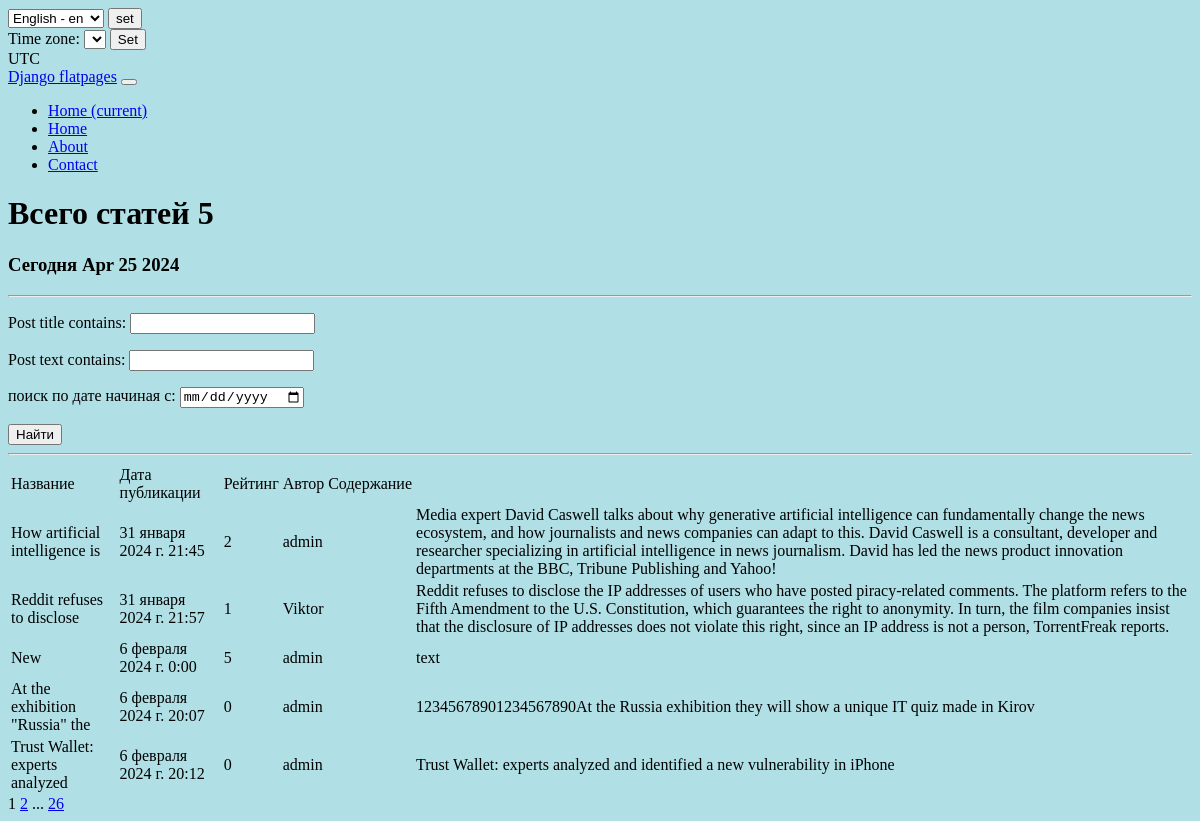
The page /news/search/ on the database as committed earlier.
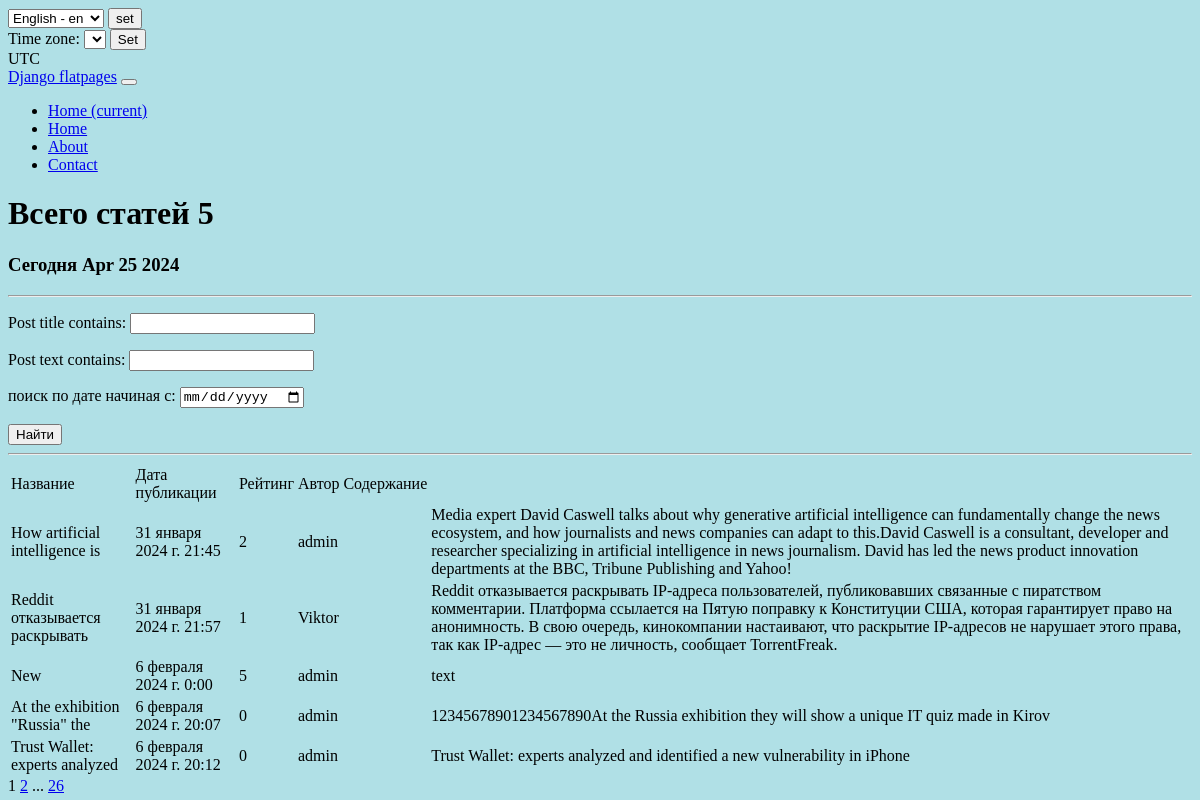
The same page on the database as committed later.
### news/models.py (models this page shows, shortened)
class Post(models.Model):
    arcticle = 'AR'
    news = 'NW'
    TYPE = [(arcticle, _('Arcticle')), (news, _('News'))]
    post_author = models.ForeignKey(Author, on_delete=models.CASCADE, )
    post_choice = models.CharField(max_length=2,
                                   choices=TYPE,
                                   default=news)
    post_date = models.DateTimeField(auto_now_add=True)
    post_category = models.ManyToManyField('Category', through='PostCategory')
    post_title = models.CharField(max_length=30)
    post_text = models.TextField()
    post_rating = models.IntegerField(default=0)

class Author(models.Model):
    user = models.OneToOneField(User, on_delete=models.CASCADE)
    author_rating = models.IntegerField(default=0)
    def __str__(self):
        return self.user.username

### news/views.py (the view)
# urls.py: path('search/', PostSearch.as_view(), name='post_search'),
class PostSearch(ListView):  # поиск поста
    model = Post
    template_name = 'article_search.html'
    context_object_name = 'post_news'
    paginate_by = 5
    def get_queryset(self):  # получаем обычный запрос
        queryset = super().get_queryset()  # используем наш класс фильтрации
        self.filterset = PostFilter(self.request.GET, queryset)
        return self.filterset.qs
    def get_context_data(self, **kwargs):
        context = super().get_context_data(**kwargs)
        context['filterset'] = self.filterset
        return context

### news/templatetags/custom_filters.py (called while the page is built)
@register.filter()
def cenzor(value):
    badwords = ["искусственный"]
    splitwords = value.split()
    for i in range(len(splitwords)):
        if splitwords[i] in badwords:
            firstletter = splitwords[i][0]
            newvalue=firstletter +"*"*(len(splitwords[i])-1)
            splitwords[i] = newvalue
    result = " ".join(splitwords)
    return f'{result}'

### news/templatetags/custom_tags.py (called while the page is built)
@register.simple_tag()
def current_time(format_string='%b %d %Y'):
   return datetime.utcnow().strftime(format_string)

@register.simple_tag(takes_context=True)
def url_replace(context, **kwargs):
   d = context['request'].GET.copy()
   for k, v in kwargs.items():
       d[k] = v
   return d.urlencode()

### templates/article_search.html (shortened to what this page needs)
{% extends 'flatpages/default.html' %}
{% load custom_filters %}
{% load custom_tags %}
{% block content %}
   <h1>Всего статей {{ post_news.count }} </h1>
   <h3>Сегодня {% current_time '%b %d %Y' %}</h3>
   <hr>
   <form action="" method="get">
       {{ filterset.form.as_p }}
       <input type="submit" value="Найти" />
   </form>
   <hr>
   {% if post_news %}
       <table>
           <tr>
               <td>Название</td>
               <td>Дата публикации</td>
               <td>Рейтинг</td>
               <td>Автор</td>
               <td>Содержание</td>
           </tr>
           {% for product in post_news %}
           <tr>
               <td>{{ product.post_title }}</td>
               <td>{{ product.post_date }}</td>
               <td>{{ product.post_rating }}</td>
               <td>{{ product.post_author}}</td>
               <td>{{ post_detail.post_category }}</td>
               <td>{{ product.post_text|cenzor }}</td>
           </tr>
           {% endfor %}
       </table>
   {% else %}
       <h2>Статей нет!</h2>
   {% endif %}
   {{ page_obj.number }}
   {% if page_obj.has_next %}
       <a href="?{% url_replace page=page_obj.next_page_number %}">{{ page_obj.next_page_number }}</a>
       {% if paginator.num_pages != page_obj.next_page_number %}
           ...
           <a href="?{% url_replace page=page_obj.paginator.num_pages %}">{{ page_obj.paginator.num_pages }}</a>
       {% endif %}
   {% endif %}
{% endblock content %}

Rows that differ between the two databases and show on the page:
changed Post "How artificial intelligence is": post_text|cenzor "…companies can adapt to this. David Caswell is a consultant,…" → "…companies can adapt to this.David Caswell is a consultant,…"
changed Post "Viktor": post_title "Reddit refuses to disclose" → "Reddit отказывается раскрывать"; post_text|cenzor "Reddit refuses to disclose the IP addresses of users who have posted piracy-related comments. The platform refers to the Fifth Amendment to the U.S. Constitution, which guarantees the right to anonymity. In turn, the film companies insist that the disclosure of IP addresses does not violate this right, since an IP address is not a person, TorrentFreak reports." → "Reddit отказывается раскрывать IP-адреса пользователей, публиковавших связанные с пиратством комментарии. Платформа ссылается на Пятую поправку к Конституции США, которая гарантирует право на анонимность. В свою очередь, кинокомпании настаивают, что раскрытие IP-адресов не нарушает этого права, так как IP-адрес — это не личность, сообщает TorrentFreak."
